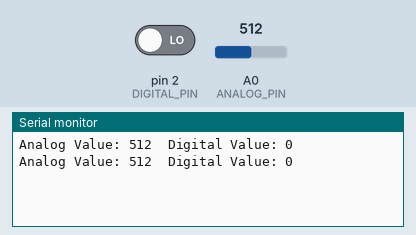
Simulated run of this sketch. Board: Arduino Uno, built with avr-gcc and run on an emulated ATmega328P. Shown: the last lines printed to the serial monitor. Inputs (shaded band) come from the test bench; at power-on: A0 (ANALOG_PIN) = 512, pin 2 (DIGITAL_PIN) LOW.

Above: at 1.8 s.
1.9 s: A0 (ANALOG_PIN) set to 716
At 2.8 s:
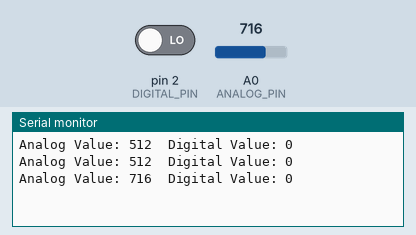
3.4 s: pin 2 (DIGITAL_PIN) driven HIGH
At 4.7 s:
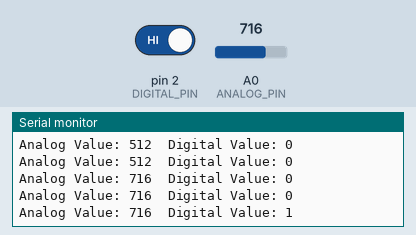
4.9 s: A0 (ANALOG_PIN) set to 900
At 5.8 s:
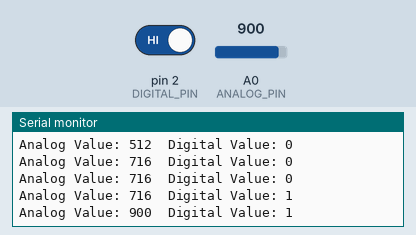
6.4 s: pin 2 (DIGITAL_PIN) driven LOW
At 7.4 s:
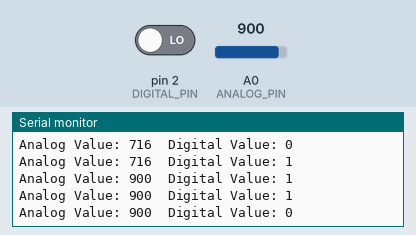
Timing chart, 0 to 8.9 s (numbered marks = the images above; inputs shaded):
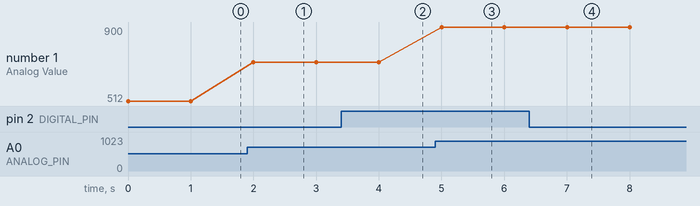

The sketch:

UNO_RAIN.ino
```cpp
#define ANALOG_PIN A0
#define DIGITAL_PIN 2
void setup() {
  Serial.begin(9600);
  pinMode(DIGITAL_PIN, INPUT);
}

void loop() {
  int analogValue = analogRead(ANALOG_PIN);

  // Read digital value
  int digitalValue = digitalRead(DIGITAL_PIN);
  // Print values to serial monitor
  Serial.print("Analog Value: ");
  Serial.print(analogValue);
  Serial.print("\tDigital Value: ");
  Serial.println(digitalValue);
  delay(1000); // Delay for 1 second
}
```

Measured:
- after the input at 1.9 s, the serial monitor: prints a new line after 0.10 s (image 1)
- after the input at 3.4 s, the serial monitor: prints a new line after 0.60 s (image 2)
- after the input at 4.9 s, the serial monitor: prints a new line after 0.10 s (image 3)
- after the input at 6.4 s, the serial monitor: prints a new line after 0.60 s (image 4)
- plotted number 1: 512 → 716 after the input at 1.9 s, 716 → 900 after the input at 4.9 s
